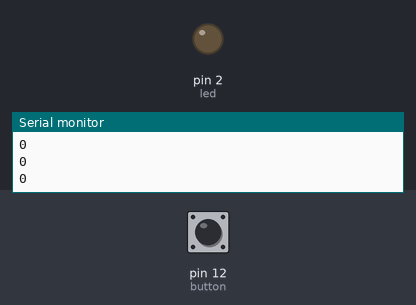
The sketch below on a simulated Arduino Uno, built with avr-gcc and run on an emulated ATmega328P. On the bench: output pins drawn as LEDs (lit = HIGH), the last lines printed to the serial monitor. Dashed ring = blinking. Inputs (shaded band) come from the test bench; at power-on: pin 12 (button) LOW.

Above: at 1.2 s.
1.3 s: pin 12 (button) pulled HIGH for 0.15 s
At 1.57 s:
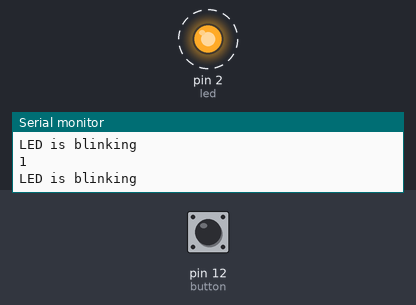
4.3 s: pin 12 (button) pulled HIGH for 1 s
At 4.3 s:
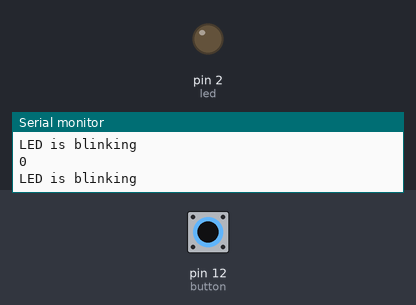
6.8 s: pin 12 (button) pulled HIGH for 3.2 s
At 7.06 s:
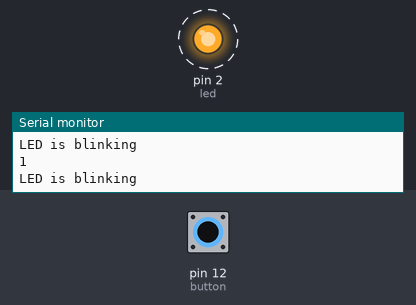
Timing chart, 0 to 17.5 s (numbered marks = the images above; inputs shaded):
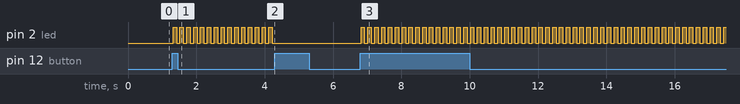

Measured:
- after the input at 1.3 s, pin 2 (led): alternates HIGH for 0.10 s and LOW for 0.10 s, starting at once
- after the input at 4.3 s, pin 2 (led): stops changing and stays LOW
- after the input at 6.8 s, pin 2 (led): alternates HIGH for 0.10 s and LOW for 0.10 s, starting at once

The sketch:

button_led_blink.ino
```cpp
//Paul Schakel
//Button LED Blink
//This code makes an LED blink when a button is pressed

int previous = 0;
int buttonState = 0;
bool blinkState = false;

int button = 12;
int led = 2;
void setup() {
  Serial.begin(9600);
  pinMode(led, OUTPUT);
  pinMode(button, INPUT);
}

void loop() {
  buttonState = digitalRead(button);
  if (buttonState == HIGH && previous == 0) {
    blinkState = !blinkState;
  }
  if (blinkState == true) {
    Serial.println("LED is blinking");
    digitalWrite(led, HIGH);
    delay(100);
    digitalWrite(led, LOW);
    delay(100);
  } else {
    //Turns it off
    digitalWrite(led, LOW);
  }
  Serial.println(buttonState);
  previous = buttonState;
}
```
